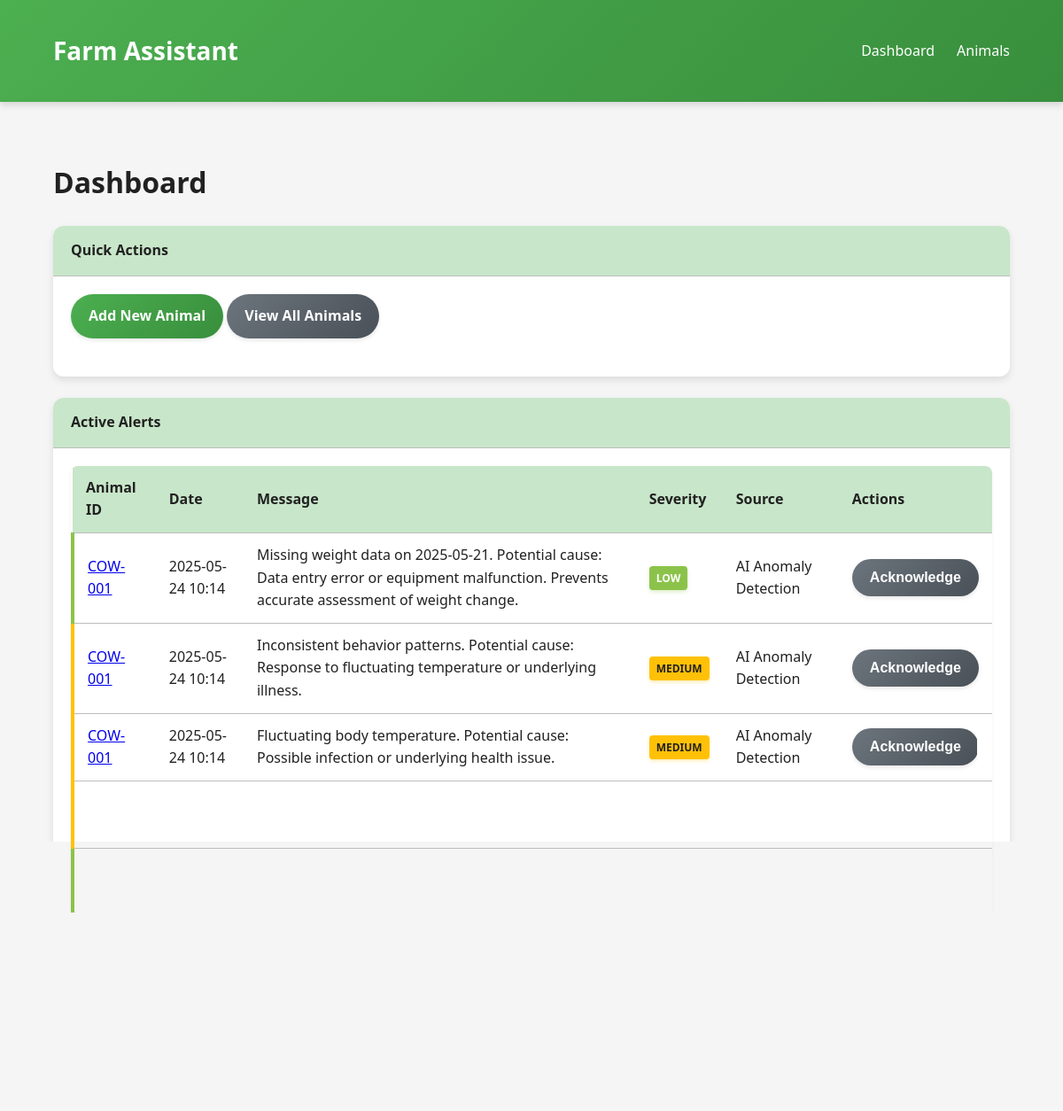
Before: / with the older database file.
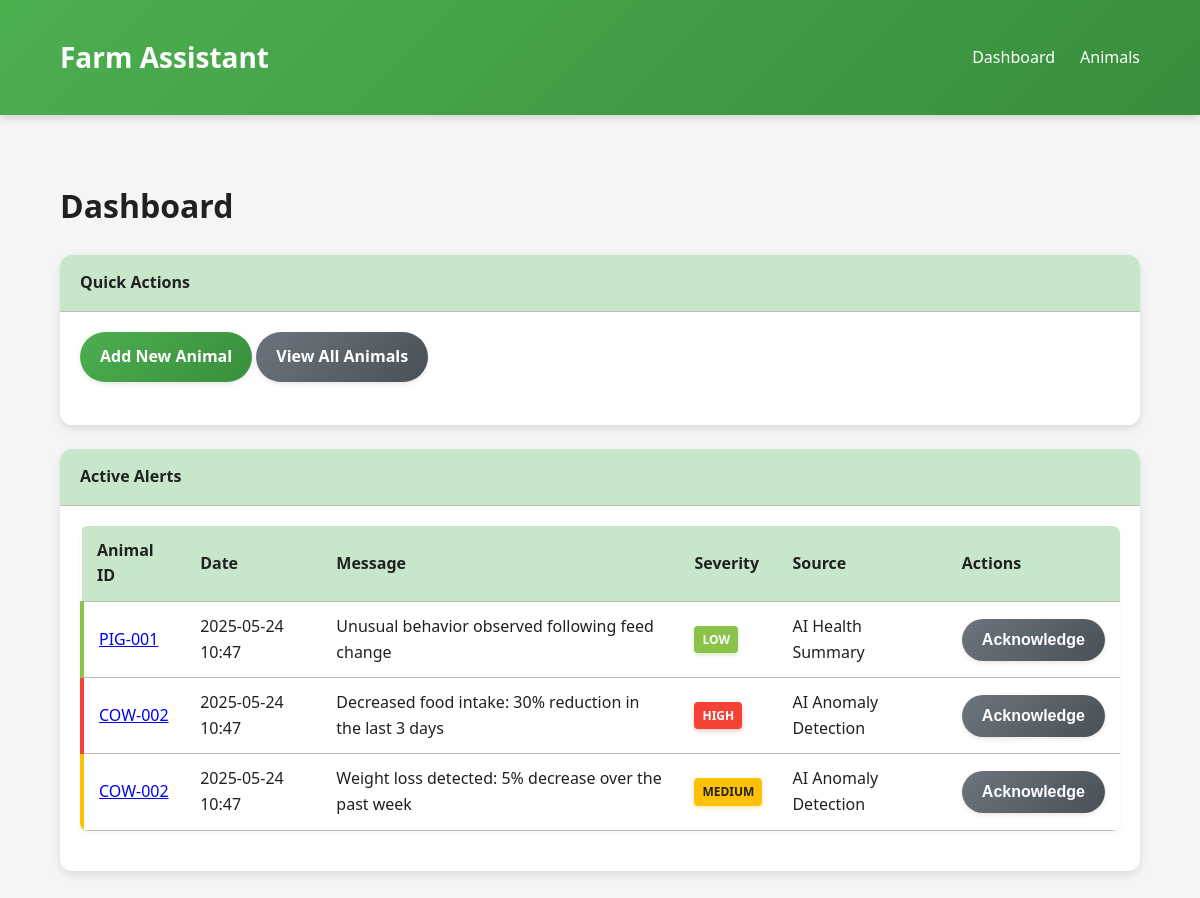
After: the same page with the newer database file.
### models/models.py (models this page shows, shortened)
class Animal(db.Model):
    id = db.Column(db.Integer, primary_key=True)
    animal_tag_id = db.Column(db.String(20), unique=True, nullable=False)
    species = db.Column(db.String(50), nullable=False)
    breed = db.Column(db.String(50))
    birth_date = db.Column(db.Date, nullable=False)
    notes = db.Column(db.Text)
    feeding_logs = db.relationship('FeedingLog', backref='animal', lazy=True, cascade="all, delete-orphan")
    health_records = db.relationship('HealthRecord', backref='animal', lazy=True, cascade="all, delete-orphan")
    alerts = db.relationship('Alert', backref='animal', lazy=True, cascade="all, delete-orphan")

class Alert(db.Model):
    id = db.Column(db.Integer, primary_key=True)
    animal_id = db.Column(db.Integer, db.ForeignKey('animal.id'), nullable=True)
    timestamp = db.Column(db.DateTime, default=datetime.utcnow, nullable=False)
    message = db.Column(db.Text, nullable=False)
    severity = db.Column(db.String(20), nullable=False)
    source = db.Column(db.String(50), nullable=False)
    acknowledged = db.Column(db.Boolean, default=False, nullable=False)

### app.py (the view)
@app.route('/')
def dashboard():
    active_alerts = Alert.query.filter_by(acknowledged=False).order_by(Alert.timestamp.desc()).all()
    return render_template('dashboard.html', alerts=active_alerts, Animal=Animal)

### templates/dashboard.html (shortened to what this page needs)
{% extends 'base.html' %}
{% block content %}
    <h1 class="mb-3">Dashboard</h1>
    <div class="row">
        <div class="col">
            <div class="card mb-3">
                <div class="card-header">Quick Actions</div>
                <div class="card-body">
                    <a href="{{ url_for('new_animal') }}" class="btn btn-primary mb-2">Add New Animal</a>
                    <a href="{{ url_for('animals_list') }}" class="btn btn-secondary mb-2">View All Animals</a>
                </div>
            </div>
        </div>
    </div>
    <div class="card mb-4">
        <div class="card-header">Active Alerts</div>
        <div class="card-body">
            {% if alerts %}
                <div class="table-responsive">
                    <table class="table">
                        <thead>
                            <tr>
                                <th>Animal ID</th>
                                <th>Date</th>
                                <th>Message</th>
                                <th>Severity</th>
                                <th>Source</th>
                                <th>Actions</th>
                            </tr>
                        </thead>
                        <tbody>
                            {% for alert in alerts %}
                                <tr class="severity-{{ alert.severity.lower() }}">
                                    <td>
                                        {% if alert.animal_id %}
                                            {% set animal = Animal.query.get(alert.animal_id) %}
                                            {% if animal %}
                                                <a href="{{ url_for('animal_detail', animal_tag_id=animal.animal_tag_id) }}">
                                                    {{ animal.animal_tag_id }}
                                                </a>
                                            {% else %}
                                                Unknown
                                            {% endif %}
                                        {% else %}
                                            General
                                        {% endif %}
                                    </td>
                                    <td>{{ alert.timestamp.strftime('%Y-%m-%d %H:%M') }}</td>
                                    <td>{{ alert.message }}</td>
                                    <td>
                                        <span class="badge badge-{{ 'success' if alert.severity == 'Low' else 'warning' if alert.severity == 'Medium' else 'danger' }}">
                                            {{ alert.severity }}
                                        </span>
                                    </td>
                                    <td>{{ alert.source }}</td>
                                    <td>
                                        <form action="{{ url_for('acknowledge_alert', alert_id=alert.id) }}" method="post">
                                            <button type="submit" class="btn btn-sm btn-secondary">Acknowledge</button>
                                        </form>
                                    </td>
                                </tr>
                            {% endfor %}
                        </tbody>
                    </table>
                </div>
            {% else %}
                <p class="text-center">No active alerts. Everything is running smoothly!</p>
            {% endif %}
        </div>
    </div>
{% endblock %}

Changed rows visible on the page:
removed Alert: timestamp "2025-05-24 10:14", message "Missing weight data on 2025-05-21. Potential cause: Data entry error or equipment malfunction. Prevents accurate assessment of weight change.", severity "LOW", source "AI Anomaly Detection"
no longer on this page (row unchanged): Animal: animal_tag_id "COW-001"
removed Alert: timestamp "2025-05-24 10:14", message "Inconsistent behavior patterns. Potential cause: Response to fluctuating temperature or underlying illness.", severity "MEDIUM", source "AI Anomaly Detection"
removed Alert: timestamp "2025-05-24 10:14", message "Fluctuating body temperature. Potential cause: Possible infection or underlying health issue.", severity "MEDIUM", source "AI Anomaly Detection"
now on this page (row edited): Alert: timestamp "2025-05-24 10:47", message "Unusual behavior observed following feed change", severity "LOW", source "AI Health Summary"
now on this page (row unchanged): Animal: animal_tag_id "PIG-001"
now on this page (row edited): Alert: timestamp "2025-05-24 10:47", message "Decreased food intake: 30% reduction in the last 3 days", severity "HIGH", source "AI Anomaly Detection"
now on this page (row unchanged): Animal: animal_tag_id "COW-002"
now on this page (row edited): Alert: timestamp "2025-05-24 10:47", message "Weight loss detected: 5% decrease over the past week", severity "MEDIUM", source "AI Anomaly Detection"
